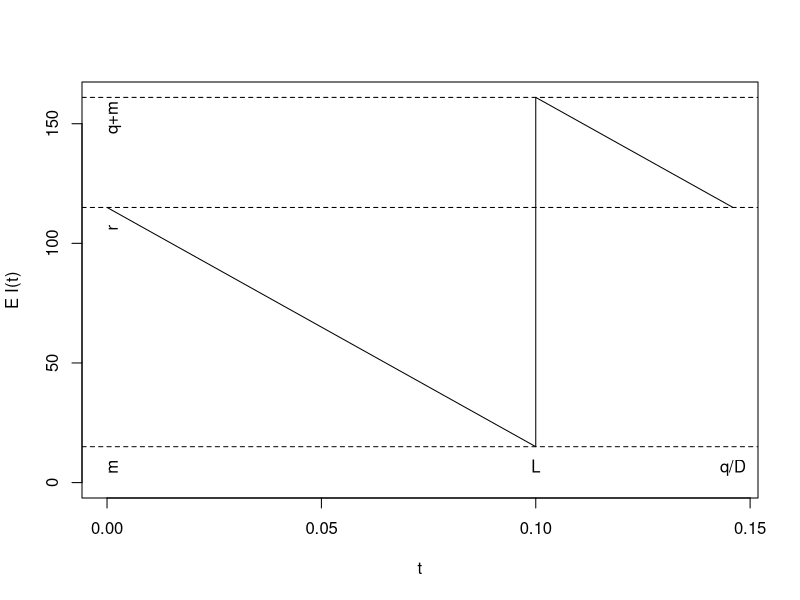

This figure's R source:
# system parameters
D <- 1000
L <- 0.1
K <- 1000
p <- 100
h <- 100
s <- 200
# control parameters
q <- 146
r <- 115

plot(c(0, L, L, q/D), c(r, r-L*D, q+r-L*D, r), ylim=c(0, q+r-L*D), type="l", xlab="t", ylab="E I(t)")
text(L, 0, "L", pos=3)
text(q/D, 0, "q/D", pos=3)
abline(h=r, lty=2)
text(0, r, "r", pos=1, srt=90, offset=1)
abline(h=r-L*D, lty=2)
text(0, r-L*D, "m", pos=1, srt=90, offset=1)
abline(h=q+r-L*D, lty=2)
text(0, q+r-L*D, "q+m", pos=1, srt=90, offset=1)